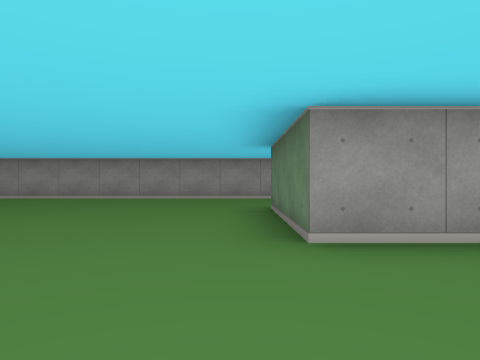
view 1 (above)

19 first-person views from a walk through a cub3D maze. The camera is about half as high as the walls, looks level and sees 70° across. The floor is counted in squares. Each view is taken from the middle of a square. On the plan, view 1 faces up. The plan holds only what a view shows up to about 9 squares ahead; the rest is blank.

view 2
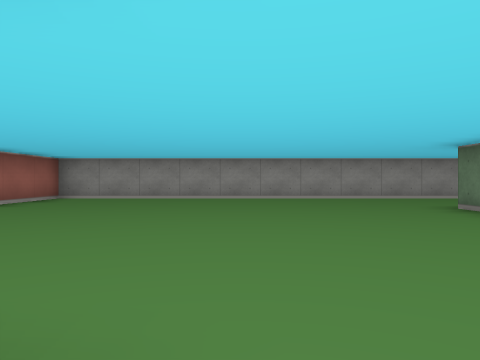

view 3
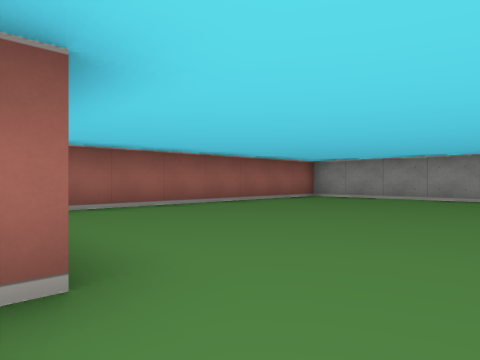

view 4
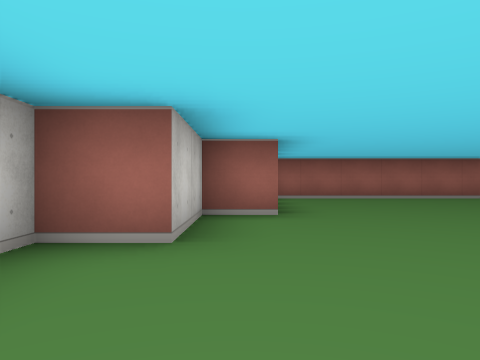

view 5
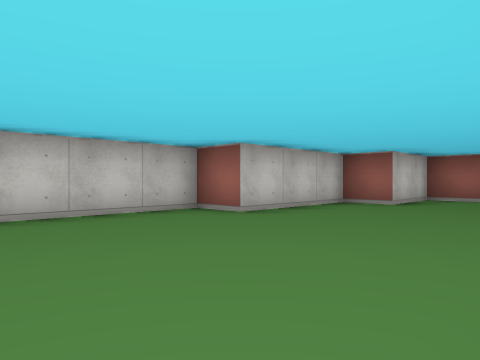

view 6
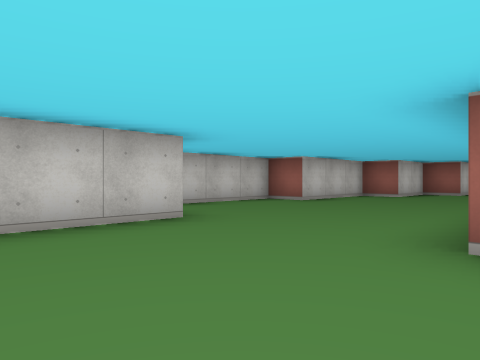

view 7
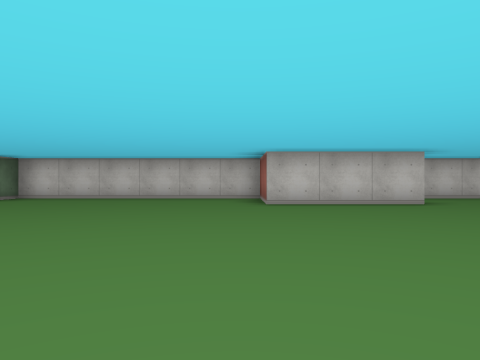

view 8
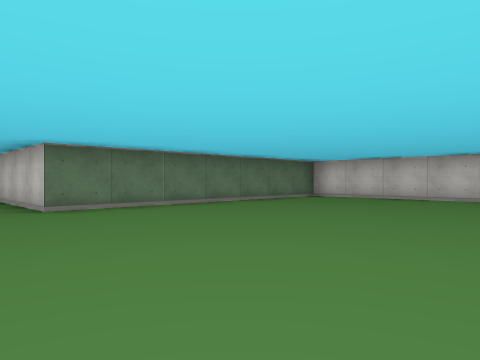

view 9
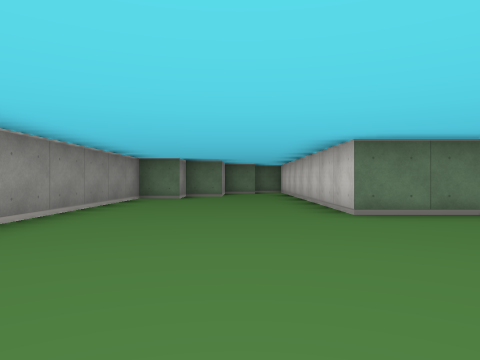

view 10
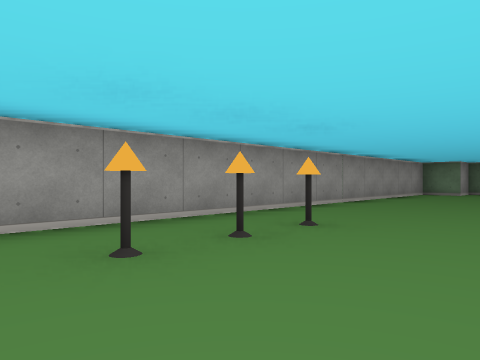

view 11
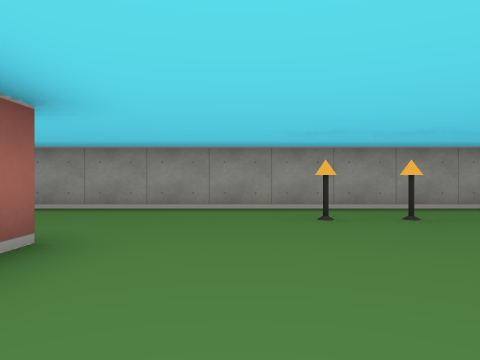

view 12
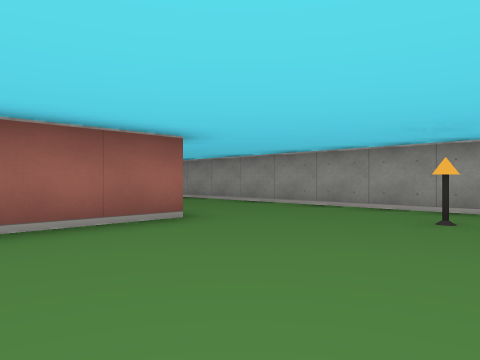

view 13
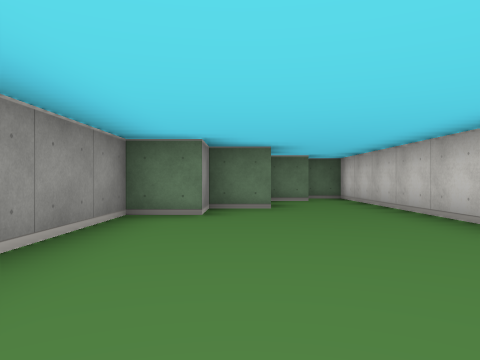

view 14
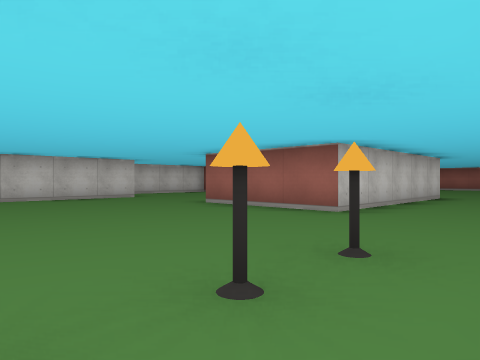

view 15
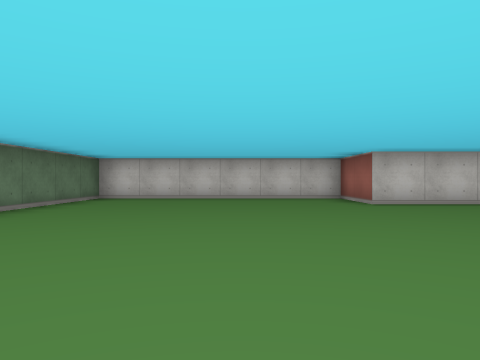

view 16
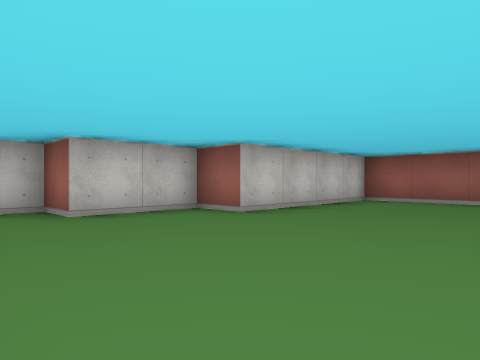

view 17
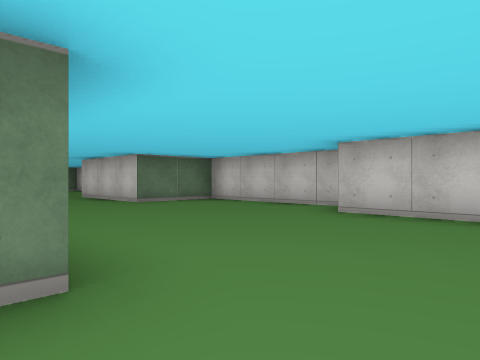

view 18
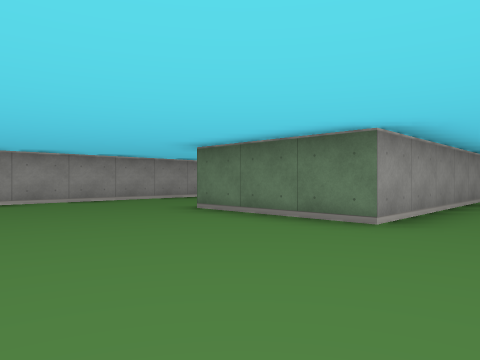

view 19
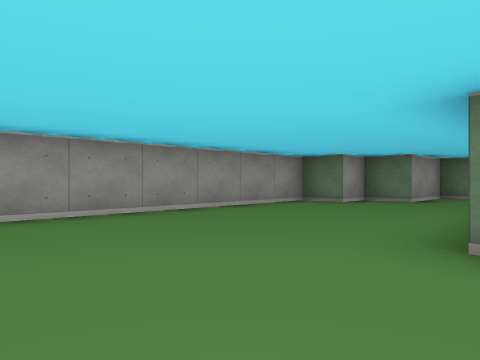

### Floor plan
Ten units are one square. View 1 is at (0, 0); x grows to the right and y downward. Boxes are objects, and circles mark ways between rooms. Rooms are numbered by the first view taken in them; rooms with no view inside come last. Other rooms are left out.
<svg viewBox="-80 -90 310 120">
<path fill="none" stroke="#000" d="M55 -25 5 -25 5 -55 55 -55M65 -85 -75 -85 -75 -5 -35 -5 -35 5 -15 5 -15 15 15 15 15 25 55 25 55 5M55 -55 55 -25M55 5 85 5 85 25 145 25 145 -45 225 -45 225 -54M215 -55 215 -65 195 -65 195 -75 185 -75 185 -85 65 -85"/>
<rect x="75" y="-75" width="10" height="10" fill="#bbb"><title>torch</title></rect>
<rect x="85" y="-75" width="10" height="10" fill="#bbb"><title>torch</title></rect>
<rect x="95" y="-75" width="10" height="10" fill="#bbb"><title>torch</title></rect>
<circle cx="50" cy="-10" r="3" fill="#2a7"/>
<circle cx="57" cy="-70" r="3" fill="#2a7"/>
<text x="-10" y="-40">1</text>
<text x="120" y="-40">2</text>
</svg>
Room 1 opens to room 2.

Where each view was taken, in squares from view 1:
view 1: 0 up, 0 right, facing up
view 2: 0 up, 3 left, facing up
view 3: 0 up, 2 left, facing up-left
view 4: 0 up, 1 right, facing left
view 5: 2 up, 5 right, facing down-left
view 6: 3 up, 8 right, facing down-left
view 7: 6 up, 9 right, facing down
view 8: 6 up, 9 right, facing down-right
view 9: 6 up, 10 right, facing right
view 10: 5 up, 7 right, facing up-right
view 11: 3 up, 7 right, facing up
view 12: 3 up, 9 right, facing up-left
view 13: 7 up, 14 right, facing right
view 14: 8 up, 10 right, facing down-left
view 15: 6 up, 11 right, facing down
view 16: 4 up, 0 right, facing down-left
view 17: 3 up, 1 left, facing down-right
view 18: 1 up, 3 left, facing up-right
view 19: 4 up, 12 right, facing up-right
